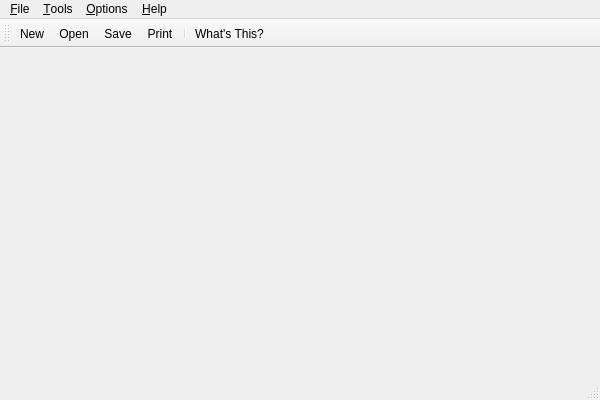
<?xml version="1.0" encoding="UTF-8"?>
<ui version="4.0">
 <class>MainWindow</class>
 <widget class="QMainWindow" name="MainWindow">
  <property name="geometry">
   <rect>
    <x>0</x>
    <y>0</y>
    <width>600</width>
    <height>400</height>
   </rect>
  </property>
  <property name="windowTitle">
   <string>QBrew[*]</string>
  </property>
  <widget class="QWidget" name="centralwidget"/>
  <widget class="QMenuBar" name="menubar">
   <property name="geometry">
    <rect>
     <x>0</x>
     <y>0</y>
     <width>600</width>
     <height>21</height>
    </rect>
   </property>
   <widget class="QMenu" name="menuhelp">
    <property name="title">
     <string>&amp;Help</string>
    </property>
    <addaction name="actionhelpcontents"/>
    <addaction name="actionprimer"/>
    <addaction name="actioncontexthelp"/>
    <addaction name="separator"/>
    <addaction name="actionabout"/>
   </widget>
   <widget class="QMenu" name="menuoptions">
    <property name="title">
     <string>&amp;Options</string>
    </property>
    <addaction name="actiontogglestatusbar"/>
    <addaction name="separator"/>
    <addaction name="actionconfigure"/>
   </widget>
   <widget class="QMenu" name="menu_Tools">
    <property name="title">
     <string>&amp;Tools</string>
    </property>
    <addaction name="actionalcoholtool"/>
    <addaction name="actionhydrometertool"/>
    <addaction name="actiondatabasetool"/>
    <addaction name="actionprimingtool"/>
   </widget>
   <widget class="QMenu" name="menufile">
    <property name="title">
     <string>&amp;File</string>
    </property>
    <widget class="QMenu" name="menuopenrecent">
     <property name="title">
      <string>Open &amp;Recent</string>
     </property>
     <property name="icon">
      <iconset resource="../qbrew.qrc">
       <normaloff>:/pics/icons/fileopen.png</normaloff>:/pics/icons/fileopen.png</iconset>
     </property>
    </widget>
    <addaction name="actionfilenew"/>
    <addaction name="actionfileopen"/>
    <addaction name="menuopenrecent"/>
    <addaction name="separator"/>
    <addaction name="actionfilesave"/>
    <addaction name="actionfilesaveas"/>
    <addaction name="separator"/>
    <addaction name="actionfileexport"/>
    <addaction name="actionfileprintpreview"/>
    <addaction name="actionfileprint"/>
    <addaction name="separator"/>
    <addaction name="actionexit"/>
   </widget>
   <addaction name="menufile"/>
   <addaction name="menu_Tools"/>
   <addaction name="menuoptions"/>
   <addaction name="menuhelp"/>
  </widget>
  <widget class="QStatusBar" name="statusbar"/>
  <widget class="QToolBar" name="maintoolbar">
   <property name="windowTitle">
    <string>Main Toolbar</string>
   </property>
   <property name="orientation">
    <enum>Qt::Horizontal</enum>
   </property>
   <attribute name="toolBarArea">
    <enum>TopToolBarArea</enum>
   </attribute>
   <attribute name="toolBarBreak">
    <bool>false</bool>
   </attribute>
   <addaction name="actionfilenew"/>
   <addaction name="actionfileopen"/>
   <addaction name="actionfilesave"/>
   <addaction name="actionfileprint"/>
   <addaction name="separator"/>
   <addaction name="actioncontexthelp"/>
  </widget>
  <action name="actionfilenew">
   <property name="icon">
    <iconset resource="../qbrew.qrc">
     <normaloff>:/pics/icons/filenew.png</normaloff>:/pics/icons/filenew.png</iconset>
   </property>
   <property name="text">
    <string>&amp;New</string>
   </property>
   <property name="statusTip">
    <string>Create a new recipe</string>
   </property>
   <property name="whatsThis">
    <string>Use this command to create a new recipe</string>
   </property>
   <property name="shortcut">
    <string>Ctrl+N</string>
   </property>
  </action>
  <action name="actionfileopen">
   <property name="icon">
    <iconset resource="../qbrew.qrc">
     <normaloff>:/pics/icons/fileopen.png</normaloff>:/pics/icons/fileopen.png</iconset>
   </property>
   <property name="text">
    <string>&amp;Open</string>
   </property>
   <property name="statusTip">
    <string>Open a recipe</string>
   </property>
   <property name="whatsThis">
    <string>Use this command to open a recipe</string>
   </property>
   <property name="shortcut">
    <string>Ctrl+O</string>
   </property>
  </action>
  <action name="actionfilesave">
   <property name="icon">
    <iconset resource="../qbrew.qrc">
     <normaloff>:/pics/icons/filesave.png</normaloff>:/pics/icons/filesave.png</iconset>
   </property>
   <property name="text">
    <string>&amp;Save</string>
   </property>
   <property name="statusTip">
    <string>Save the recipe</string>
   </property>
   <property name="whatsThis">
    <string>Use this command to save the current recipe</string>
   </property>
   <property name="shortcut">
    <string>Ctrl+S</string>
   </property>
  </action>
  <action name="actionfilesaveas">
   <property name="icon">
    <iconset resource="../qbrew.qrc">
     <normaloff>:/pics/icons/filesaveas.png</normaloff>:/pics/icons/filesaveas.png</iconset>
   </property>
   <property name="text">
    <string>Save &amp;as...</string>
   </property>
   <property name="statusTip">
    <string>Save the recipe</string>
   </property>
   <property name="whatsThis">
    <string>Save the recipe under a new name</string>
   </property>
  </action>
  <action name="actionfileprint">
   <property name="icon">
    <iconset resource="../qbrew.qrc">
     <normaloff>:/pics/icons/fileprint.png</normaloff>:/pics/icons/fileprint.png</iconset>
   </property>
   <property name="text">
    <string>&amp;Print...</string>
   </property>
   <property name="statusTip">
    <string>Print the recipe</string>
   </property>
   <property name="whatsThis">
    <string>Use this command to print the recipe</string>
   </property>
   <property name="shortcut">
    <string>Ctrl+P</string>
   </property>
  </action>
  <action name="actionfileexport">
   <property name="icon">
    <iconset resource="../qbrew.qrc">
     <normaloff>:/pics/icons/fileexport.png</normaloff>:/pics/icons/fileexport.png</iconset>
   </property>
   <property name="text">
    <string>&amp;Export...</string>
   </property>
   <property name="statusTip">
    <string>Export the recipe</string>
   </property>
   <property name="whatsThis">
    <string>Export the recipe to a non-native format</string>
   </property>
  </action>
  <action name="actionexit">
   <property name="icon">
    <iconset resource="../qbrew.qrc">
     <normaloff>:/pics/icons/exit.png</normaloff>:/pics/icons/exit.png</iconset>
   </property>
   <property name="text">
    <string>&amp;Quit</string>
   </property>
   <property name="statusTip">
    <string>Quit the application</string>
   </property>
   <property name="whatsThis">
    <string>Quit the application</string>
   </property>
   <property name="shortcut">
    <string>Ctrl+Q</string>
   </property>
  </action>
  <action name="actiontogglestatusbar">
   <property name="checkable">
    <bool>true</bool>
   </property>
   <property name="text">
    <string>&amp;Statusbar</string>
   </property>
   <property name="statusTip">
    <string>Toggle the statusbar</string>
   </property>
   <property name="whatsThis">
    <string>Enable or disable the Statusbar</string>
   </property>
  </action>
  <action name="actionconfigure">
   <property name="icon">
    <iconset resource="../qbrew.qrc">
     <normaloff>:/pics/icons/configure.png</normaloff>:/pics/icons/configure.png</iconset>
   </property>
   <property name="text">
    <string>&amp;Configure...</string>
   </property>
   <property name="statusTip">
    <string>Display the configuration dialog</string>
   </property>
   <property name="whatsThis">
    <string>Display the configuration dialog</string>
   </property>
  </action>
  <action name="actionhelpcontents">
   <property name="icon">
    <iconset resource="../qbrew.qrc">
     <normaloff>:/pics/icons/contents.png</normaloff>:/pics/icons/contents.png</iconset>
   </property>
   <property name="text">
    <string>&amp;Contents</string>
   </property>
   <property name="statusTip">
    <string>Display the application handbook</string>
   </property>
   <property name="whatsThis">
    <string>Display the application handbook</string>
   </property>
   <property name="shortcut">
    <string>F1</string>
   </property>
  </action>
  <action name="actionabout">
   <property name="text">
    <string>&amp;About...</string>
   </property>
   <property name="statusTip">
    <string>Application information</string>
   </property>
   <property name="whatsThis">
    <string>Display application copyright and information</string>
   </property>
  </action>
  <action name="actioncontexthelp">
   <property name="icon">
    <iconset resource="../qbrew.qrc">
     <normaloff>:/pics/icons/contexthelp.png</normaloff>:/pics/icons/contexthelp.png</iconset>
   </property>
   <property name="text">
    <string>&amp;What's This?</string>
   </property>
   <property name="statusTip">
    <string>Context help</string>
   </property>
   <property name="whatsThis">
    <string>Display context sensitive help cursor</string>
   </property>
   <property name="shortcut">
    <string>Shift+F1</string>
   </property>
  </action>
  <action name="actionalcoholtool">
   <property name="text">
    <string>&amp;Alcohol Percentage...</string>
   </property>
   <property name="statusTip">
    <string>Alcohol percentage calculator</string>
   </property>
  </action>
  <action name="actionhydrometertool">
   <property name="text">
    <string>&amp;Hydrometer Correction...</string>
   </property>
   <property name="statusTip">
    <string>Hydrometer correction utility</string>
   </property>
  </action>
  <action name="actiondatabasetool">
   <property name="text">
    <string>&amp;Database Editor...</string>
   </property>
   <property name="statusTip">
    <string>Database editor</string>
   </property>
  </action>
  <action name="actionprimer">
   <property name="icon">
    <iconset resource="../qbrew.qrc">
     <normaloff>:/pics/icons/contents.png</normaloff>:/pics/icons/contents.png</iconset>
   </property>
   <property name="text">
    <string>Primer</string>
   </property>
   <property name="statusTip">
    <string>Display a brewing primer</string>
   </property>
  </action>
  <action name="actionfileprintpreview">
   <property name="icon">
    <iconset resource="../qbrew.qrc">
     <normaloff>:/pics/icons/fileprint.png</normaloff>:/pics/icons/fileprint.png</iconset>
   </property>
   <property name="text">
    <string>Print Pre&amp;view...</string>
   </property>
   <property name="statusTip">
    <string>Preview the printed recipe</string>
   </property>
   <property name="whatsThis">
    <string>Use this command to preview printing the recipe</string>
   </property>
  </action>
  <action name="actionprimingtool">
   <property name="text">
    <string>Priming Calculator...</string>
   </property>
  </action>
 </widget>
 <resources>
  <include location="../qbrew.qrc"/>
 </resources>
 <connections/>
</ui>
